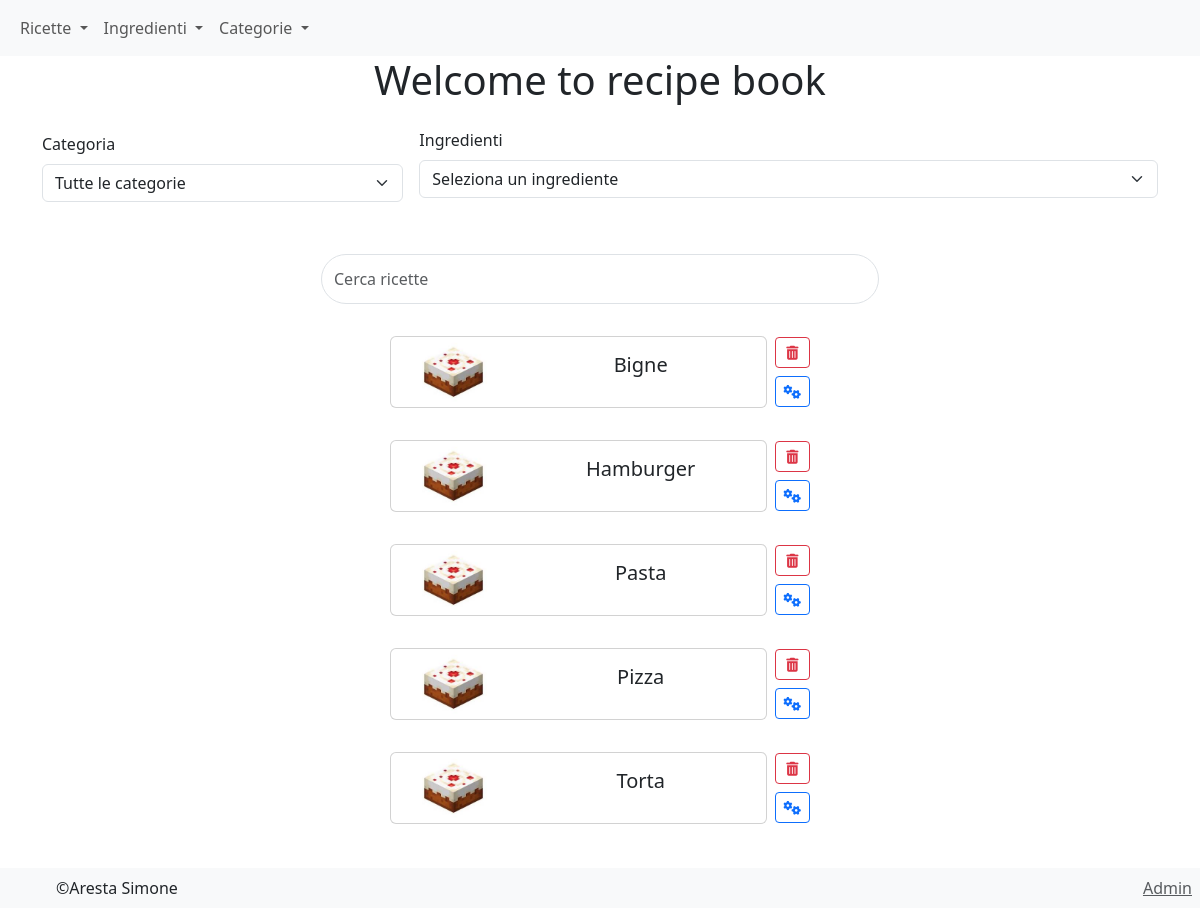
The page / on the database its author committed.
### recipe/models.py (models this page shows, shortened)
class Recipe(models.Model):
    name = models.CharField(max_length=255)
    category = models.ForeignKey(Category, on_delete=models.CASCADE)
    preparation = models.TextField()
    image = models.ImageField(upload_to=product_image_path, blank=True, null=True)
    DIFFICULTIES = [
        ('easy', 'Facile'),
        ('medium', 'Media'),
        ('hard', 'Difficile'),
    ]
    COSTS = [
        ('low', 'Basso'),
        ('medium', 'Medio'),
        ('high', 'Alto'),
    ]
    difficult = models.CharField(max_length=255, choices=DIFFICULTIES)
    time_preparation = models.IntegerField(default=0) # Time of preparation in minutes
    cooking = models.IntegerField(default=0) # Time of cooking in minutes
    servings = models.IntegerField(default=0) # Number of servings
    cost = models.CharField(max_length=255, choices=COSTS) # Cost of the recipe
    date = models.DateTimeField(auto_now_add=True, editable=False, null=True)

### pages/views.py (the view)
# urls.py: path('', views.home_page, name='home_page'),
def home_page(request):
    recipes = Recipe.objects.all().order_by('name')
    categories = Category.objects.all().order_by('name')
    ingredients = Ingredient.objects.all().order_by('name')
    return render(request, 'pages/home_page.html', {
        'recipes': recipes,
        'categories': categories,
        'ingredients': ingredients,
    })

### pages/templates/pages/home_page.html (shortened to what this page needs)
{% extends 'base.html' %}
{% load static %}
{% block content %}
    {% block navbar %}
        <nav class="navbar navbar-expand-lg navbar-light bg-light">
            <div class="container-fluid">
                <ul class="navbar-nav">
                    <li class="nav-item dropdown">
                        <a class="nav-link dropdown-toggle" href="#" id="recipesDropdown" role="button" data-bs-toggle="dropdown" aria-expanded="false">
                            Ricette
                        </a>
                    </li>
                    <li class="nav-item dropdown">
                        <a class="nav-link dropdown-toggle" href="#" id="ingredientsDropdown" role="button" data-bs-toggle="dropdown" aria-expanded="false">
                            Ingredienti
                        </a>
                    </li>
                    <li class="nav-item dropdown">
                        <a class="nav-link dropdown-toggle" href="#" id="categoriesDropdown" role="button" data-bs-toggle="dropdown" aria-expanded="false">
                            Categorie
                        </a>
                    </li>
                </ul>
            </div>
        </nav>
    {% endblock %}
    <h1 class="text-center">Welcome to recipe book</h1>
    <div class="container mt-3">
        <div class="row g-3 align-items-center">
            <div class="col-md-4">
                <label for="categoryFilter" class="form-label">Categoria</label>
                <select id="categoryFilter" class="form-select">
                    <option value="">Tutte le categorie</option>
                </select>
            </div>
            <div class="col-md-8">
                <label for="ingredientSelect" class="form-label">Ingredienti</label>
                <select id="ingredientSelect" class="form-select">
                    <option value="">Seleziona un ingrediente</option>
                </select>
            </div>
        </div>
    </div>
    <div class="container text-center mt-5">
        <input class="form-control rounded-pill mx-auto mb-4" id="searchInput" style="width: 50%; height: 50px;" type="search" placeholder="Cerca ricette" aria-label="Search">
        {% for recipe in recipes %}
            <div class="d-flex justify-content-center mb-3 recipe-container"
                 data-category="{{ recipe.category.name }}"
                 data-ingredients="{% for ri in recipe.ingredients.all %}{{ ri.ingredient.name }}{% if not forloop.last %}, {% endif %}{% endfor %}">
                <div class="card my-2 rounded" onclick="window.location.href='{% url 'recipe:detail_recipe' recipe.pk %}'" style="flex:0.35;">
                    <div class="row g-0">
                        <div class="col-md-4 image-container">
                            <img src="{{ recipe.image.url }}" class="img-fluid rounded-start" alt="img" style="object-fit: contain; max-height: 70px">
                        </div>
                        <div class="col-md-8">
                            <div class="card-body">
                                <h5 class="card-title">{{ recipe.name }}</h5>
                            </div>
                        </div>
                    </div>
                </div>
                <div class="d-flex flex-column justify-content-center ms-2">
                    <a href="{% url 'recipe:delete_recipe' recipe.pk %}" class="btn btn-outline-danger btn-sm mb-2">
                        <i class="fas fa-trash-alt"></i>
                    </a>
                    <a href="{% url 'recipe:update_recipe' recipe.pk %}" class="btn btn-outline-primary btn-sm">
                        <i class="fas fa-cogs"></i>
                    </a>
                </div>
            </div>
        {% endfor %}
    </div>
    {% include 'footer.html' %}
{% endblock %}

### templates/footer.html (style rules this page uses)
html, body { height: 100%; }
body { display: flex; flex-direction: column; }

### rows shown on the page
Recipe: image (picture), name "Bigne"
Recipe: image (picture), name "Hamburger"
Recipe: image (picture), name "Pasta"
Recipe: image (picture), name "Pizza"
Recipe: image (picture), name "Torta"
